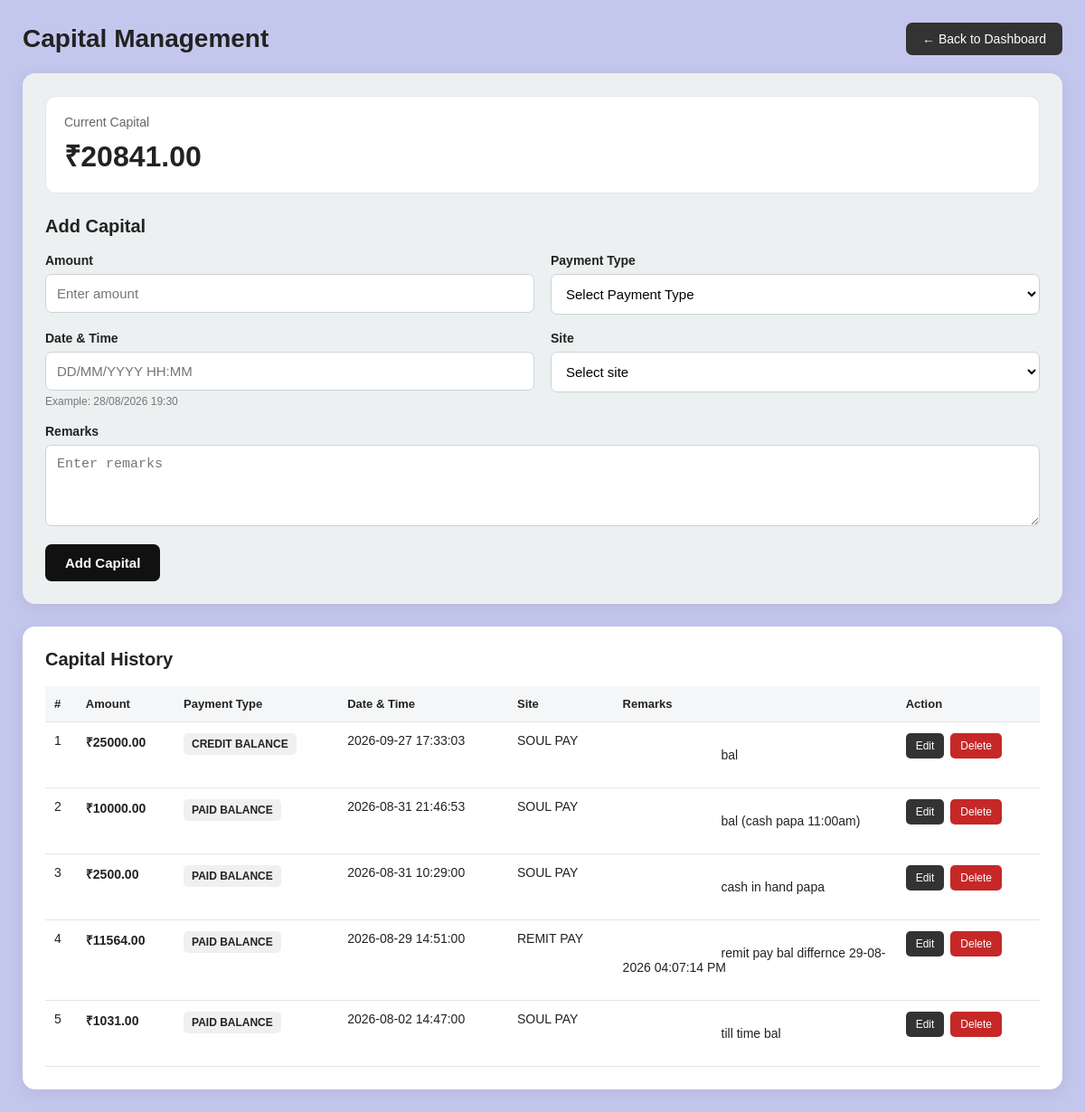
Page /capital (signed in) on the committed database.
### tables this page shows
CREATE TABLE capital (
            id INTEGER PRIMARY KEY,
            amount REAL DEFAULT 0
        );

CREATE TABLE capital_history (
            id INTEGER PRIMARY KEY AUTOINCREMENT,
            amount REAL NOT NULL DEFAULT 0,
            transaction_datetime TEXT NOT NULL,
            site TEXT DEFAULT '',
            created_at TEXT DEFAULT CURRENT_TIMESTAMP
        , payment_type TEXT DEFAULT 'PAID', remarks TEXT DEFAULT '');

### app.py (the view, shortened to what this page needs)
@app.route(
    "/capital",
    methods=["GET", "POST"]
)
@login_required
def capital_page():
    capital = get_capital()
    capital_history = get_capital_history()
    return render_template(
        "capital.html",
        capital=capital,
        capital_history=capital_history,
        edit_history=None
    )

### app.py (called while the page is built, shortened)
def get_db():
    conn = sqlite3.connect(DATABASE)
    conn.row_factory = sqlite3.Row
    return conn

def get_capital():
    conn = get_db()
    row = conn.execute("""
        SELECT amount
        FROM capital
        WHERE id = 1
    """).fetchone()
    conn.close()
    if row is None:
        return 0.0
    return float(row["amount"] or 0)

def get_capital_history():
    conn = get_db()
    rows = conn.execute("""
        SELECT
            id,
            amount,
            transaction_datetime,
            site,
            payment_type,
            remarks,
            created_at

        FROM capital_history

        ORDER BY id DESC
    """).fetchall()
    conn.close()
    return rows

def login_required(view_function):
    @wraps(view_function)
    def wrapped_view(*args, **kwargs):
        return view_function(*args, **kwargs)
    return wrapped_view

### templates/capital.html (shortened to what this page needs)
<!DOCTYPE html>
<html lang="en">
<head>
</head>
<body>
<div class="container">
    <div class="top-bar">
        <h1 class="title">Capital Management</h1>
        <a href="{{ url_for('home') }}" class="back-btn">
            ← Back to Dashboard
        </a>
    </div>
    <div class="capital-card">
        <div class="capital-balance">
            <div class="capital-label">
                Current Capital
            </div>
            <div class="capital-value">
                ₹{{ "%.2f"|format(capital|float) }}
            </div>
        </div>
        {% if edit_history %}
        <h2 class="form-title">
            Edit Capital Entry
        </h2>
        <form method="POST"
              action="{{ url_for('edit_capital', history_id=edit_history['id']) }}">
            <div class="form-grid">
                <div class="form-group">
                    <label for="amount">
                        Amount
                    </label>
                    <input
                        type="number"
                        id="amount"
                        name="amount"
                        step="0.01"
                        min="0"
                        value="{{ edit_history['amount'] }}"
                        required
                    >
                </div>
                <div class="form-group">
                    <label for="payment_type">
                        Payment Type
                    </label>
                    <select
                        id="payment_type"
                        name="payment_type"
                        required
                    >
                        <option value="">
                            Select Payment Type
                        </option>
                        <option value="PAID BALANCE"
                            {% if edit_history['payment_type'] == 'PAID BALANCE' %}selected{% endif %}>
                            PAID BALANCE
                        </option>
                        <option value="CREDIT BALANCE"
                            {% if edit_history['payment_type'] == 'CREDIT BALANCE' %}selected{% endif %}>
                            CREDIT BALANCE
                        </option>
                        <option value="ADVANCE BALANCE"
                            {% if edit_history['payment_type'] == 'ADVANCE BALANCE' %}selected{% endif %}>
                            ADVANCE BALANCE
                        </option>
                    </select>
                </div>
                <div class="form-group">
                    <label for="transaction_datetime">
                        Date & Time
                    </label>
                    <input
                        type="text"
                        id="transaction_datetime"
                        name="transaction_datetime"
                        value="{{ edit_history['transaction_datetime'] }}"
                        placeholder="DD/MM/YYYY HH:MM"
                        autocomplete="off"
                        required
                    >
                    <div class="help-text">
                        Example: 28/08/2026 19:30
                    </div>
                </div>
                <div class="form-group">
                    <label for="site">
                        Site
                    </label>
                    <select
                        id="site"
                        name="site"
                        required
                    >
                        <option value="">
                            Select site
                        </option>
                        <option value="QUICKNPAY"
                            {% if edit_history['site'] == 'QUICKNPAY' %}selected{% endif %}>
                            QUICKNPAY
                        </option>
                        <option value="SOUL PAY"
                            {% if edit_history['site'] == 'SOUL PAY' %}selected{% endif %}>
                            SOUL PAY
                        </option>
                        <option value="REMIT PAY"
                            {% if edit_history['site'] == 'REMIT PAY' %}selected{% endif %}>
                            REMIT PAY
                        </option>
                        <option value="SEKUREPE"
                            {% if edit_history['site'] == 'SEKUREPE' %}selected{% endif %}>
                            SEKUREPE
                        </option>
                        <option value="SPAY INDIA"
                            {% if edit_history['site'] == 'SPAY INDIA' %}selected{% endif %}>
                            SPAY INDIA
                        </option>
                    </select>
                </div>
                <div class="form-group full">
                    <label for="remarks">
                        Remarks
                    </label>
                    <textarea
                        id="remarks"
                        name="remarks"
                        placeholder="Enter remarks"
                    >{{ edit_history['remarks'] or '' }}</textarea>
                </div>
            </div>
            <div class="submit-row">
                <button type="submit" class="save-btn">
                    Update Capital
                </button>
                <a href="{{ url_for('capital_page') }}"
                   class="cancel-btn">
                    Cancel
                </a>
            </div>
        </form>
        {% else %}
        <h2 class="form-title">
            Add Capital
        </h2>
        <form method="POST"
              action="{{ url_for('add_capital') }}">
            <div class="form-grid">
                <div class="form-group">
                    <label for="add_capital">
                        Amount
                    </label>
                    <input
                        type="number"
                        id="add_capital"
                        name="add_capital"
                        step="0.01"
                        min="0.01"
                        placeholder="Enter amount"
                        required
                    >
                </div>
                <div class="form-group">
                    <label for="payment_type">
                        Payment Type
                    </label>
                    <select
                        id="payment_type"
                        name="payment_type"
                        required
                    >
                        <option value="">
                            Select Payment Type
                        </option>
                    </select>
                </div>
                <div class="form-group">
                    <label for="transaction_datetime">
                        Date & Time
                    </label>
                    <input
                        type="text"
                        id="transaction_datetime"
                        name="transaction_datetime"
                        placeholder="DD/MM/YYYY HH:MM"
                        autocomplete="off"
                        required
                    >
                    <div class="help-text">
                        Example: 28/08/2026 19:30
                    </div>
                </div>
                <div class="form-group">
                    <label for="site">
                        Site
                    </label>
                    <select
                        id="site"
                        name="site"
                        required
                    >
                        <option value="">
                            Select site
                        </option>
                    </select>
                </div>
                <div class="form-group full">
                    <label for="remarks">
                        Remarks
                    </label>
                    <textarea
                        id="remarks"
                        name="remarks"
                        placeholder="Enter remarks"
                    ></textarea>
                </div>
            </div>
            <div class="submit-row">
                <button type="submit" class="save-btn">
                    Add Capital
                </button>
            </div>
        </form>
        {% endif %}
    </div>
    <div class="history-card">
        <div class="history-header">
            <h2 class="history-title">
                Capital History
            </h2>
        </div>
        {% if capital_history %}
        <div class="table-wrapper">
            <table>
                <thead>
                    <tr>
                        <th>#</th>
                        <th>Amount</th>
                        <th>Payment Type</th>
                        <th>Date & Time</th>
                        <th>Site</th>
                        <th>Remarks</th>
                        <th>Action</th>
                    </tr>
                </thead>
                <tbody>
                    {% for row in capital_history %}
                    <tr>
                        <td>
                            {{ loop.index }}
                        </td>
                        <td class="amount-cell">
                            ₹{{ "%.2f"|format(row['amount']|float) }}
                        </td>
                        <td>
                            <span class="payment-type">
                                {{ row['payment_type'] or '-' }}
                            </span>
                        </td>
                        <td>
                            {{ row['transaction_datetime'] or '-' }}
                        </td>
                        <td>
                            {{ row['site'] or '-' }}
                        </td>
                        <td class="remarks-cell">
                            {{ row['remarks'] or '-' }}
                        </td>
                        <td>
                            <div class="action-buttons">
                                <a
                                    href="{{ url_for('edit_capital', history_id=row['id']) }}"
                                    class="edit-btn"
                                >
                                    Edit
                                </a>
                                <form
                                    method="POST"
                                    action="{{ url_for('delete_capital', history_id=row['id']) }}"
                                    onsubmit="return confirm('Are you sure you want to delete this capital entry?');"
                                >
                                    <button
                                        type="submit"
                                        class="delete-btn"
                                    >
                                        Delete
                                    </button>
                                </form>
                            </div>
                        </td>
                    </tr>
                    {% endfor %}
                </tbody>
            </table>
        </div>
        {% else %}
        <div class="empty">
            No capital history found.
        </div>
        {% endif %}
    </div>
</div>
</body>
</html>

### templates/capital.html (style rules this page uses)
* { box-sizing: border-box; }
body { margin: 0; padding: 25px; background: #c4c7ed; font-family: Arial, Helvetica, sans-serif; color: #222; }
.container { max-width: 1200px; margin: auto; }
.top-bar { display: flex; justify-content: space-between; align-items: center; gap: 15px; margin-bottom: 20px; flex-wrap: wrap; }
.title { margin: 0; font-size: 28px; font-weight: 700; }
.back-btn { text-decoration: none; background: #333; color: white; padding: 10px 18px; border-radius: 7px; font-size: 14px; }
.capital-card { background: rgb(236, 240, 241); border-radius: 14px; padding: 25px; box-shadow: 0 4px 18px rgba(0,0,0,0.08); margin-bottom: 25px; }
.capital-balance { background: white; border: 1px solid #e3e7eb; border-radius: 12px; padding: 20px; margin-bottom: 25px; }
.capital-label { color: #666; font-size: 14px; margin-bottom: 7px; }
.capital-value { font-size: 32px; font-weight: 700; }
.form-title { font-size: 20px; margin: 0 0 18px 0; }
.form-grid { display: grid; grid-template-columns: repeat(2, 1fr); gap: 18px; }
.form-group { display: flex; flex-direction: column; }
.form-group.full { grid-column: 1 / -1; }
label { font-size: 14px; font-weight: 600; margin-bottom: 7px; }
input, select, textarea { width: 100%; border: 1px solid #ccd2d8; border-radius: 7px; padding: 12px; font-size: 15px; outline: none; background: white; }
textarea { min-height: 90px; resize: vertical; }
.help-text { margin-top: 5px; color: #777; font-size: 12px; }
.submit-row { margin-top: 20px; display: flex; gap: 10px; flex-wrap: wrap; }
.save-btn { border: none; background: #111; color: white; padding: 12px 22px; border-radius: 7px; cursor: pointer; font-size: 15px; font-weight: 600; }
.history-card { background: white; border-radius: 14px; padding: 25px; box-shadow: 0 4px 18px rgba(0,0,0,0.08); }
.history-header { display: flex; justify-content: space-between; align-items: center; margin-bottom: 18px; flex-wrap: wrap; gap: 10px; }
.history-title { margin: 0; font-size: 20px; }
.table-wrapper { overflow-x: auto; }
table { width: 100%; border-collapse: collapse; min-width: 900px; }
th, td { border-bottom: 1px solid #e5e5e5; padding: 12px 10px; text-align: left; vertical-align: top; }
th { background: #f5f6f7; font-size: 13px; }
td { font-size: 14px; }
.amount-cell { font-weight: 700; white-space: nowrap; }
.payment-type { display: inline-block; padding: 5px 9px; border-radius: 5px; background: #f0f0f0; font-size: 12px; font-weight: 700; }
.remarks-cell { max-width: 250px; white-space: pre-wrap; word-break: break-word; }
.action-buttons { display: flex; gap: 7px; flex-wrap: wrap; }
.edit-btn { text-decoration: none; background: #333; color: white; padding: 7px 11px; border-radius: 5px; font-size: 12px; }
.delete-btn { border: none; background: #c62828; color: white; padding: 7px 11px; border-radius: 5px; font-size: 12px; cursor: pointer; }

### rows in the picture
capital: amount "20841.00"
capital_history: amount "25000.00", payment_type "CREDIT BALANCE", transaction_datetime "2026-09-27 17:33:03", site "SOUL PAY", remarks "bal"
capital_history: amount "10000.00", payment_type "PAID BALANCE", transaction_datetime "2026-08-31 21:46:53", site "SOUL PAY", remarks "bal (cash papa 11:00am)"
capital_history: amount "2500.00", payment_type "PAID BALANCE", transaction_datetime "2026-08-31 10:29:00", site "SOUL PAY", remarks "cash in hand papa"
capital_history: amount "11564.00", payment_type "PAID BALANCE", transaction_datetime "2026-08-29 14:51:00", site "REMIT PAY", remarks "remit pay bal differnce 29-08-2026 04:07:14 PM"
capital_history: amount "1031.00", payment_type "PAID BALANCE", transaction_datetime "2026-08-02 14:47:00", site "SOUL PAY", remarks "till time bal"
